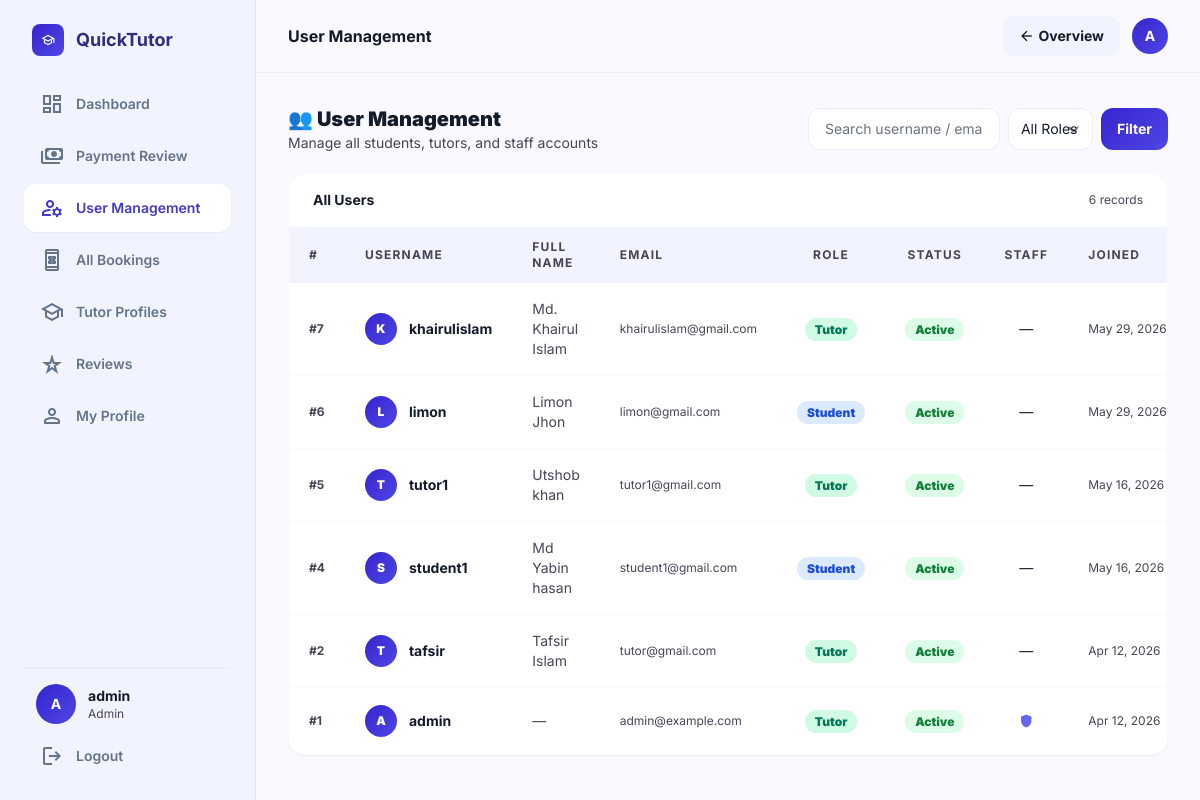
Page /admin-panel/users/ (signed in) on the committed database.
### accounts/models.py (models this page shows, shortened)
class User(AbstractUser):
    ROLE_CHOICES = (
        ('student', 'Student'),
        ('tutor', 'Tutor'),
    )
    role = models.CharField(max_length=10, choices=ROLE_CHOICES)
    avatar = models.ImageField(upload_to='avatars/', blank=True, null=True)
    phone = models.CharField(max_length=20, blank=True, null=True)
    bio = models.TextField(blank=True, null=True)

### quick_tutor/admin_views.py (the view)
    def wrapper(request, *args, **kwargs):
        if not request.user.is_authenticated:
            return redirect('login')
        if not (request.user.is_superuser or request.user.is_staff):
            messages.error(request, 'Access denied. Admin only.')
            return redirect('home')
        return view_fn(request, *args, **kwargs)

### quick_tutor/admin_views.py (called while the page is built)
def superuser_required(view_fn):
    def wrapper(request, *args, **kwargs):
        if not request.user.is_authenticated:
            return redirect('login')
        if not (request.user.is_superuser or request.user.is_staff):
            messages.error(request, 'Access denied. Admin only.')
            return redirect('home')
        return view_fn(request, *args, **kwargs)
    wrapper.__name__ = view_fn.__name__
    return wrapper

@superuser_required
def admin_users(request):
    role_filter = request.GET.get('role', '')
    search      = request.GET.get('q', '')
    users = User.objects.select_related('tutor_profile').order_by('-date_joined')
    if role_filter:
        users = users.filter(role=role_filter)
    if search:
        users = users.filter(Q(username__icontains=search) | Q(email__icontains=search) | Q(first_name__icontains=search))
    context = {'users': users, 'role_filter': role_filter, 'search': search}
    return render(request, 'admin_panel/users.html', context)

### templates/admin_panel/users.html (shortened to what this page needs)
{% extends 'base/luminary_base.html' %}
{% block page_title %}User Management{% endblock %}
{% block nav_admin_users %}bg-white text-indigo-700 shadow-sm{% endblock %}
{% block topbar_action %}
<a href="/dashboard/" class="px-4 py-2 bg-surface-low hover:bg-surface-high font-bold rounded-xl text-sm transition-all flex items-center gap-1">
  <span class="material-symbols-outlined text-base">arrow_back</span> Overview
</a>
{% endblock %}
{% block content %}
<div class="space-y-5">
<div class="flex flex-col sm:flex-row sm:items-center gap-4">
  <div class="flex-1">
    <h2 class="text-xl font-black">👥 User Management</h2>
    <p class="text-sm text-on-muted">Manage all students, tutors, and staff accounts</p>
  </div>
  <form method="GET" class="flex gap-2 flex-wrap">
    <input type="text" name="q" value="{{ search }}" placeholder="Search username / email…"
      class="px-4 py-2.5 bg-white border border-outline/30 rounded-xl text-sm focus:border-indigo-500 outline-none w-48">
    <select name="role" class="px-3 py-2.5 bg-white border border-outline/30 rounded-xl text-sm focus:border-indigo-500 outline-none">
      <option value="" {% if not role_filter %}selected{% endif %}>All Roles</option>
    </select>
    <button class="px-4 py-2.5 grad text-white rounded-xl text-sm font-bold hover:opacity-90">Filter</button>
  </form>
</div>
<div class="bg-white rounded-2xl border border-outline/10 shadow-sm overflow-hidden">
  <div class="px-6 py-4 border-b border-outline/10 flex items-center justify-between">
    <h3 class="font-bold text-sm">All Users</h3>
    <span class="text-xs text-on-muted">{{ users|length }} record{{ users|length|pluralize }}</span>
  </div>
  <div class="overflow-x-auto">
    <table class="w-full text-sm">
      <thead><tr class="bg-surface-low text-xs font-black uppercase tracking-widest text-on-muted">
        <th class="px-5 py-3 text-left">#</th>
        <th class="px-5 py-3 text-left">Username</th>
        <th class="px-5 py-3 text-left">Full Name</th>
        <th class="px-5 py-3 text-left">Email</th>
        <th class="px-5 py-3 text-center">Role</th>
        <th class="px-5 py-3 text-center">Status</th>
        <th class="px-5 py-3 text-center">Staff</th>
        <th class="px-5 py-3 text-left">Joined</th>
      </tr></thead>
      <tbody class="divide-y divide-outline/10">
        {% for u in users %}
        <tr class="hover:bg-surface-low/60 transition-colors">
          <td class="px-5 py-4 font-bold text-on-muted text-xs">#{{ u.id }}</td>
          <td class="px-5 py-4">
            <div class="flex items-center gap-3">
              <div class="w-8 h-8 rounded-full grad flex items-center justify-center text-white text-xs font-black flex-shrink-0">{{ u.username|first|upper }}</div>
              <a href="/admin-panel/users/{{ u.id }}/" class="font-bold hover:text-indigo-600">{{ u.username }}</a>
            </div>
          </td>
          <td class="px-5 py-4 text-on-muted">{{ u.get_full_name|default:"—" }}</td>
          <td class="px-5 py-4 text-xs text-on-muted">{{ u.email|default:"—" }}</td>
          <td class="px-5 py-4 text-center">
            <span class="text-xs font-black px-2.5 py-1 rounded-full {% if u.role == 'student' %}bg-blue-100 text-blue-700{% elif u.role == 'tutor' %}bg-emerald-100 text-emerald-700{% else %}bg-slate-100 text-slate-600{% endif %}">
              {{ u.role|capfirst|default:"Staff" }}
            </span>
          </td>
          <td class="px-5 py-4 text-center">
            <span class="text-xs font-black px-2.5 py-1 rounded-full {% if u.is_active %}bg-green-100 text-green-700{% else %}bg-red-100 text-red-600{% endif %}">
              {% if u.is_active %}Active{% else %}Inactive{% endif %}
            </span>
          </td>
          <td class="px-5 py-4 text-center">{% if u.is_staff or u.is_superuser %}<span class="material-symbols-outlined text-indigo-500 text-base" style="font-variation-settings:'FILL' 1;">shield</span>{% else %}—{% endif %}</td>
          <td class="px-5 py-4 text-xs text-on-muted whitespace-nowrap">{{ u.date_joined|date:"M d, Y" }}</td>
        </tr>
        {% empty %}
        <tr><td colspan="9" class="px-6 py-16 text-center text-on-muted">
          <span class="material-symbols-outlined text-5xl text-slate-200 block mb-3">group</span>No users found.
        </td></tr>
        {% endfor %}
      </tbody>
    </table>
  </div>
</div>
</div>
{% endblock %}

### templates/base/luminary_base.html (shortened to what this page needs)
<!DOCTYPE html>
{% load static %}
<html lang="en">
<head>
<script src="https://cdn.tailwindcss.com?plugins=forms,container-queries"></script>
</head>
<body class="bg-surface text-on-surface min-h-screen">
<div class="flex min-h-screen">
<aside class="hidden md:flex h-screen w-64 flex-col p-6 space-y-6 bg-surface-low sticky top-0 border-r border-outline/30">
  <a href="/" class="flex items-center gap-3 px-2">
    <div class="w-8 h-8 rounded-lg grad flex items-center justify-center text-white flex-shrink-0">
      <span class="material-symbols-outlined text-sm">school</span>
    </div>
    <span class="text-lg font-bold text-indigo-900">QuickTutor</span>
  </a>
  <nav class="space-y-1 flex-1">
    <a href="/dashboard/" class="flex items-center gap-3 px-4 py-3 {% block nav_dashboard %}text-slate-500 hover:text-indigo-600 hover:bg-white/60{% endblock %} rounded-xl text-sm font-semibold transition-all hover:translate-x-1">
      <span class="material-symbols-outlined">dashboard</span> Dashboard
    </a>
    {% if user.is_superuser or user.is_staff %}
    <a href="/payments/manage/" class="flex items-center gap-3 px-4 py-3 {% block nav_pay_admin %}text-slate-500 hover:text-indigo-600 hover:bg-white/60{% endblock %} rounded-xl text-sm font-semibold transition-all hover:translate-x-1">
      <span class="material-symbols-outlined">payments</span> Payment Review
    </a>
    <a href="/admin-panel/users/" class="flex items-center gap-3 px-4 py-3 {% block nav_admin_users %}text-slate-500 hover:text-indigo-600 hover:bg-white/60{% endblock %} rounded-xl text-sm font-semibold transition-all hover:translate-x-1">
      <span class="material-symbols-outlined">manage_accounts</span> User Management
    </a>
    <a href="/admin-panel/bookings/" class="flex items-center gap-3 px-4 py-3 {% block nav_all_bookings %}text-slate-500 hover:text-indigo-600 hover:bg-white/60{% endblock %} rounded-xl text-sm font-semibold transition-all hover:translate-x-1">
      <span class="material-symbols-outlined">book_online</span> All Bookings
    </a>
    <a href="/admin-panel/tutors/" class="flex items-center gap-3 px-4 py-3 {% block nav_admin_tutors %}text-slate-500 hover:text-indigo-600 hover:bg-white/60{% endblock %} rounded-xl text-sm font-semibold transition-all hover:translate-x-1">
      <span class="material-symbols-outlined">school</span> Tutor Profiles
    </a>
    <a href="/admin-panel/reviews/" class="flex items-center gap-3 px-4 py-3 {% block nav_admin_reviews %}text-slate-500 hover:text-indigo-600 hover:bg-white/60{% endblock %} rounded-xl text-sm font-semibold transition-all hover:translate-x-1">
      <span class="material-symbols-outlined">star_rate</span> Reviews
    </a>
    {% endif %}
    <a href="/accounts/profile/" class="flex items-center gap-3 px-4 py-3 {% block nav_profile %}text-slate-500 hover:text-indigo-600 hover:bg-white/60{% endblock %} rounded-xl text-sm font-semibold transition-all hover:translate-x-1">
      <span class="material-symbols-outlined">person</span> My Profile
    </a>
  </nav>
  <div class="border-t border-outline/20 pt-4">
    <div class="flex items-center gap-3 px-3 mb-3">
      {% if user.avatar %}
        <img src="{{ user.avatar.url }}" alt="{{ user.username }}"
             class="w-10 h-10 rounded-full object-cover flex-shrink-0 border-2 border-outline/20">
      {% else %}
        <div class="w-10 h-10 rounded-full grad flex items-center justify-center text-white font-bold text-sm flex-shrink-0">
          {{ user.username|upper|first }}
        </div>
      {% endif %}
      <div class="min-w-0">
        <p class="text-sm font-bold truncate">{{ user.get_full_name|default:user.username }}</p>
        <p class="text-xs text-on-muted capitalize">{% if user.is_superuser or user.is_staff %}Admin{% else %}{{ user.role }}{% endif %}</p>
      </div>
    </div>
    <a href="/accounts/logout/" class="flex items-center gap-3 px-4 py-2 text-slate-500 hover:text-red-500 text-sm font-semibold rounded-xl transition-all">
      <span class="material-symbols-outlined">logout</span> Logout
    </a>
  </div>
</aside>
<main class="flex-1 min-h-screen overflow-y-auto pb-20 md:pb-0">
  <header class="sticky top-0 z-50 bg-surface/90 backdrop-blur border-b border-outline/20 flex items-center justify-between px-6 md:px-8 py-4">
    <div class="flex items-center gap-3">
      <h1 class="text-base font-bold text-on-surface">{% block page_title %}QuickTutor{% endblock %}</h1>
    </div>
    <div class="flex items-center gap-3">
      {% block topbar_action %}{% endblock %}
      <a href="/accounts/profile/" class="flex-shrink-0">
        {% if user.avatar %}
          <img src="{{ user.avatar.url }}" alt="{{ user.username }}"
               class="w-9 h-9 rounded-full object-cover border-2 border-outline/20 hover:ring-2 hover:ring-primary transition-all">
        {% else %}
          <div class="w-9 h-9 grad rounded-full flex items-center justify-center text-white font-bold text-sm hover:opacity-90 transition-all">
            {{ user.username|upper|first }}
          </div>
        {% endif %}
      </a>
    </div>
  </header>
  <div class="px-6 md:px-8 py-6 md:py-8 max-w-screen-xl mx-auto">
    {% block content %}{% endblock %}
  </div>
</main>
</div>
</body>
</html>

### rows in the picture
User: username|first "A", get_full_name "admin", id "1", username "admin", get_full_name "—", email "admin@example.com", role "Tutor", is_active "Active", is_staff True (drawn), date_joined "Apr 12, 2026"
User: id "7", username|first "K", username "khairulislam", get_full_name "Md. Khairul Islam", email "khairulislam@gmail.com", role "Tutor", is_active "Active", date_joined "May 29, 2026"
User: id "6", username|first "L", username "limon", get_full_name "Limon Jhon", email "limon@gmail.com", role "Student", is_active "Active", date_joined "May 29, 2026"
User: id "5", username|first "T", username "tutor1", get_full_name "Utshob khan", email "tutor1@gmail.com", role "Tutor", is_active "Active", date_joined "May 16, 2026"
User: id "4", username|first "S", username "student1", get_full_name "Md Yabin hasan", email "student1@gmail.com", role "Student", is_active "Active", date_joined "May 16, 2026"
User: id "2", username|first "T", username "tafsir", get_full_name "Tafsir Islam", email "tutor@gmail.com", role "Tutor", is_active "Active", date_joined "Apr 12, 2026"

### other values in the picture
{{ users|length }} "6"
